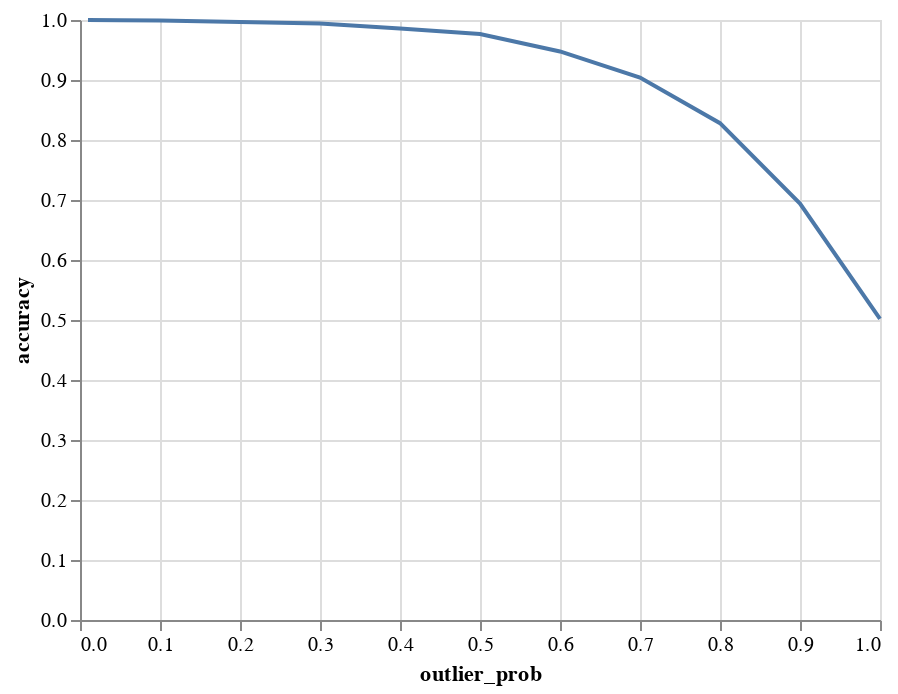

The code cell stored with this chart in its notebook:
### Code cell
alt.Chart(df_cnn).mark_line().encode(x='outlier_prob', y='accuracy')

### Figure 1 — Vega-Lite specification as saved in the notebook (floating-point values rounded to 4 significant figures)
{"config": {"view": {"continuousWidth": 400, "continuousHeight": 300}}, "data": {"name": "data-948c9e6f4e503c4322bfa8c041a6b9c2"}, "mark": "line", "encoding": {"x": {"type": "quantitative", "field": "outlier_prob"}, "y": {"type": "quantitative", "field": "accuracy"}}, "$schema": "https://vega.github.io/schema/vega-lite/v4.8.1.json", "datasets": {"data-948c9e6f4e503c4322bfa8c041a6b9c2": [{"outlier_prob": 0.01, "accuracy": 0.9998}, {"outlier_prob": 0.05, "accuracy": 0.9995}, {"outlier_prob": 0.1, "accuracy": 0.9991}, {"outlier_prob": 0.2, "accuracy": 0.9968}, {"outlier_prob": 0.3, "accuracy": 0.9943}, {"outlier_prob": 0.4, "accuracy": 0.9857}, {"outlier_prob": 0.5, "accuracy": 0.9765}, {"outlier_prob": 0.6, "accuracy": 0.9476}, {"outlier_prob": 0.7, "accuracy": 0.9042}, {"outlier_prob": 0.8, "accuracy": 0.8281}, {"outlier_prob": 0.9, "accuracy": 0.694}, {"outlier_prob": 1.0, "accuracy": 0.502}]}}
